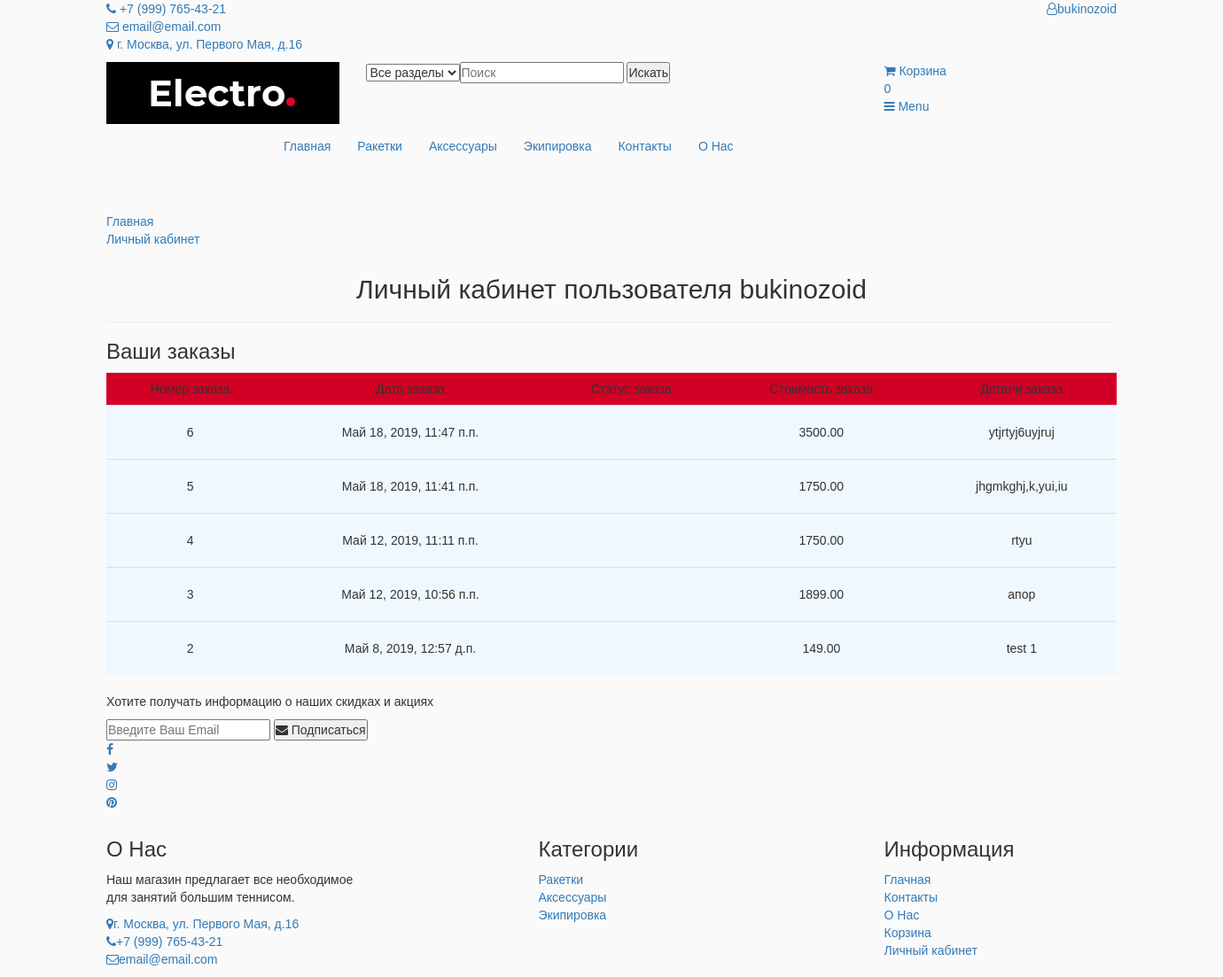
The app's page /account/ (signed in) with its own data.
### shop/models.py (models this page shows, shortened)
class Cart(models.Model):
    item = models.ManyToManyField(CartItem, blank=True)
    cart_total = models.DecimalField(max_digits=9, decimal_places=2, default=0.00)

class Category(models.Model):
    name = models.CharField(max_length=64)
    image = models.ImageField(upload_to=image_folder)
    slug = models.SlugField(blank=True)

class Order(models.Model):
    user = models.ForeignKey(settings.AUTH_USER_MODEL, on_delete=models.CASCADE)
    items = models.ManyToManyField(Cart)
    total = models.DecimalField(max_digits=9, decimal_places=2, default=0.00)
    first_name = models.CharField(max_length=128)
    last_name = models.CharField(max_length=128)
    phone = models.CharField(max_length=12)
    address = models.CharField(max_length=256)
    buying_type = models.CharField(max_length=16, choices=BUYING_TYPE_CHOICES, default='Самовывоз')
    date = models.DateTimeField(auto_now_add=True)
    status = models.CharField(max_length=32, choices=ORDER_STATUS_CHOICES)
    comments = models.TextField()

### shop/views.py (the view)
# urls.py: path('account/', account_view, name='account'),
def account_view(request):
    order = Order.objects.filter(user=request.user).order_by('-id')
    categories = Category.objects.all()
    cart = check_cart(request)
    context = {
        'categories': categories,
        'cart': cart,
        'order': order,
    }
    return render(request, 'shop/account.html', context)

### shop/views.py (called while the page is built)
def check_cart(request):
    cart_id = request.session.get('cart_id')
    if cart_id is not None:
        cart = Cart.objects.get(id=cart_id)
        request.session['total'] = cart.item.count()
    else:
        cart = Cart()
        cart.save()
        cart_id = cart.id
        request.session['cart_id'] = cart_id
        cart = Cart.objects.get(id=cart_id)
    return cart

### shop/templates/shop/account.html (shortened to what this page needs)
{% extends 'base.html' %}
{% block breadcrumb %}
    <li><a href="{% url 'shop:account' %}">Личный кабинет</a></li>
{% endblock %}
{% block main %}
    <h2 class="text-center">Личный кабинет пользователя {{ request.user }}</h2>
    <hr>
    <h3>Ваши заказы</h3>
    <table class="table">
    <tr style="background: #D10024">
        <td class="text-center">Номер заказа</td>
        <td class="text-center">Дата заказа</td>
        <td class="text-center">Статус заказа</td>
        <td class="text-center">Стоимость заказа</td>
        <td class="text-center">Детали заказа</td>
    </tr>
    {% for item in order %}
    <tr style="background: aliceblue">
        <td class="text-center" style="padding-top:20px; padding-bottom: 20px;">{{ item.id }}</td>
        <td class="text-center" style="padding-top:20px; padding-bottom: 20px;">{{ item.date }}</td>
        <td class="text-center" style="padding-top:20px; padding-bottom: 20px;">{{ item.status }}</td>
        <td class="text-center" style="padding-top:20px; padding-bottom: 20px;">{{ item.total }}</td>
        <td class="text-center" style="padding-top:20px; padding-bottom: 20px;">{{ item.comments }}</td>
    </tr>
    {% endfor %}
    </table>
{% endblock %}

### templates/base.html (shortened to what this page needs)
{% load static %}
<!DOCTYPE html>
<html lang="en">
	<head>
 		<link type="text/css" rel="stylesheet" href="{% static 'css/bootstrap.min.css' %}"/>
 		<link type="text/css" rel="stylesheet" href="{% static 'css/slick.css' %}"/>
 		<link type="text/css" rel="stylesheet" href="{% static 'css/slick-theme.css' %}"/>
 		<link type="text/css" rel="stylesheet" href="{% static 'css/nouislider.min.css' %}"/>
 		<link rel="stylesheet" href="{% static 'css/font-awesome.min.css' %}"/>
 		<link type="text/css" rel="stylesheet" href="{% static 'css/style.css' %}"/>
    </head>
	<body>
		<header>
			<div id="top-header">
				<div class="container">
					<ul class="header-links pull-left">
						<li><a href="{% url 'shop:contact' %}"><i class="fa fa-phone"></i> +7 (999) 765-43-21</a></li>
						<li><a href="{% url 'shop:contact' %}"><i class="fa fa-envelope-o"></i> email@email.com</a></li>
						<li><a href="{% url 'shop:contact' %}"><i class="fa fa-map-marker"></i> г. Москва, ул. Первого Мая, д.16</a></li>
                    </ul>
                    <ul class="header-links pull-right">
                        <li>
                            {% if not request.user.is_authenticated %}
                                <a href="{% url 'shop:registration' %}"><i class="fa fa-user-o"></i>Гость</a>
                            {% else %}
                                <a href="{% url 'shop:account' %}"><i class="fa fa-user-o"></i>{{ request.user }}</a>
                            {% endif %}
                        </li>
                    </ul>
                </div>
            </div>
            <div id="header">
				<div class="container">
					<div class="row">
						<div class="col-md-3">
							<div class="header-logo">
								<a href="{% url 'shop:base' %}" class="logo">
									<img src="{% static 'img/logo.png' %}" alt="">
								</a>
							</div>
						</div>
						<div class="col-md-6">
							<div class="header-search">
								<form>
                                    <select class="input-select">
                                        <option value="0">Все разделы</option>
                                    <input class="input" placeholder="Поиск">
                                    <button class="search-btn">Искать</button>
								</form>
							</div>
						</div>
						<div class="col-md-3 clearfix">
							<div class="header-ctn">
								<div>
									<a href="{% url 'shop:cart' %}">
										<i class="fa fa-shopping-cart"></i>
										<span>Корзина</span>
                                        <div class="qty">{{ cart.item.count }}</div>
									</a>
								</div>
								<div class="menu-toggle">
									<a href="#">
										<i class="fa fa-bars"></i>
										<span>Menu</span>
									</a>
								</div>
							</div>
						</div>
					</div>
				</div>
			</div>
		</header>
		<nav id="navigation">
			<div class="container">
				<div id="responsive-nav">
					<ul class="main-nav nav navbar-nav">
						<li class="active"><a href="../">Главная</a></li>
                        {% for category in categories %}
                            <li><a href="/category/{{ category.slug }}">{{ category.name }}</a></li>
                        {% endfor %}
						<li><a href="{% url 'shop:contact' %}">Контакты</a></li>
						<li><a href="{% url 'shop:about' %}">О Нас</a></li>
					</ul>
				</div>
			</div>
		</nav>
		<div id="breadcrumb" class="section">
			<div class="container">
				<div class="row">
					<div class="col-md-12">
						<ul class="breadcrumb-tree">
							<li><a href="{% url 'shop:base' %}">Главная</a></li>
                            {% block breadcrumb %}{% endblock %}
						</ul>
					</div>
				</div>
			</div>
		</div>
		<div class="section">
			<div class="container">
                <div>{% block main %}Main{% endblock %}</div>
			</div>
		</div>
		<div id="newsletter" class="section">
			<div class="container">
				<div class="row">
					<div class="col-md-12">
						<div class="newsletter">
							<p>Хотите получать информацию о наших скидках и акциях</p>
							<form>
								<input class="input" type="email" placeholder="Введите Ваш Email">
								<button class="newsletter-btn"><i class="fa fa-envelope"></i> Подписаться</button>
							</form>
							<ul class="newsletter-follow">
								<li>
									<a href="https://www.facebook.com/"><i class="fa fa-facebook"></i></a>
								</li>
								<li>
									<a href="https://twitter.com/"><i class="fa fa-twitter"></i></a>
								</li>
								<li>
									<a href="https://www.instagram.com/"><i class="fa fa-instagram"></i></a>
								</li>
								<li>
									<a href="https://www.pinterest.ru/"><i class="fa fa-pinterest"></i></a>
								</li>
							</ul>
						</div>
					</div>
				</div>
			</div>
        </div>
		<footer id="footer">
			<div class="section">
				<div class="container">
					<div class="row">
						<div class="col-lg-5 col-xs-6">
							<div class="footer">
								<h3 class="footer-title"> О Нас</h3>
								<p>Наш магазин предлагает все необходимое <br/> для занятий большим теннисом.</p>
								<ul class="footer-links">
									<li><a href="#"><i class="fa fa-map-marker"></i>г. Москва, ул. Первого Мая, д.16</a></li>
									<li><a href="#"><i class="fa fa-phone"></i>+7 (999) 765-43-21</a></li>
									<li><a href="#"><i class="fa fa-envelope-o"></i>email@email.com</a></li>
								</ul>
							</div>
						</div>
                        <div class="col-lg-4 col-xs-6">
                            <div class="footer">
                                <h3 class="footer-title">Категории</h3>
                                <ul class="footer-links">
                                    {% for category in categories %}
                                        <li><a href="/category/{{ category.slug }}">{{ category.name }}</a></li>
                                    {% endfor %}
                                </ul>
                            </div>
                        </div>
						<div class="col-md-3 col-xs-6">
							<div class="footer">
								<h3 class="footer-title">Информация</h3>
								<ul class="footer-links">
									<li><a href="/">Глачная</a></li>
									<li><a href="{% url 'shop:contact' %}">Контакты</a></li>
									<li><a href="{% url 'shop:about' %}">О Нас</a></li>
									<li><a href="{% url 'shop:cart' %}">Корзина</a></li>
									<li><a href="{% url 'shop:about' %}">Личный кабинет</a></li>
								</ul>
							</div>
						</div>
					</div>
				</div>
			</div>
		</footer>
	</body>
</html>

### static/css/style.css (style rules this page uses)
* { margin: 0; padding: 0; }
a { text-decoration: none; }
li { text-decoration: none; list-style: none; }
body { background: #fafafa; font-family: 'Raleway', sans-serif; }
.logo { background: #000; width: 100%; display: flex; justify-content: center; }
nav { margin: auto; width: 800px; height: 100px; }

### records on screen
Category: name "Ракетки"
Category: name "Аксессуары"
Category: name "Экипировка"
Order: id "6", date "Май 18, 2019, 11:47 п.п.", total "3500.00", comments "ytjrtyj6uyjruj"
Order: id "5", date "Май 18, 2019, 11:41 п.п.", total "1750.00", comments "jhgmkghj,k,yui,iu"
Order: id "4", date "Май 12, 2019, 11:11 п.п.", total "1750.00", comments "rtyu"
Order: id "3", date "Май 12, 2019, 10:56 п.п.", total "1899.00", comments "апор"
Order: id "2", date "Май 8, 2019, 12:57 д.п.", total "149.00", comments "test 1"

### other values on screen
{{ request.user }} "bukinozoid"
